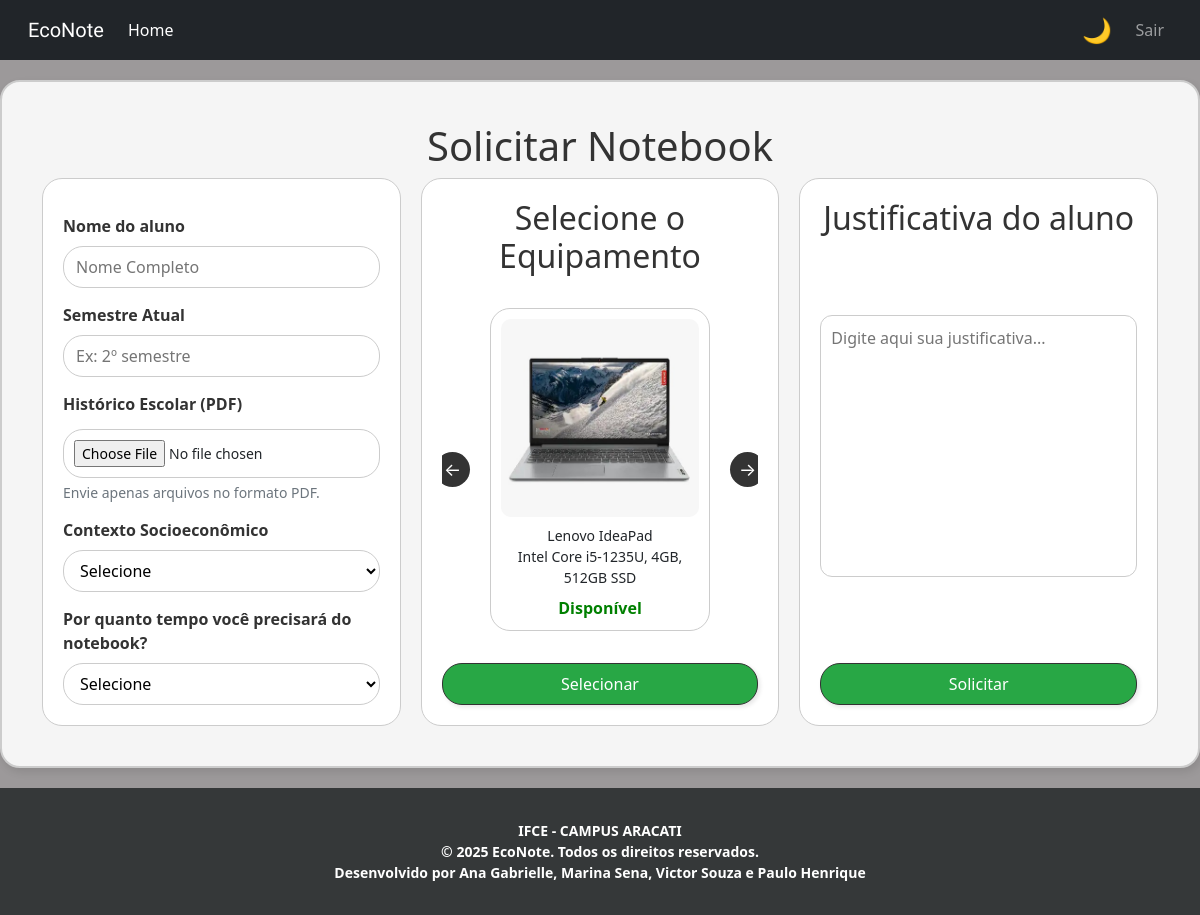
The app's page /solicitar-notebook/ (signed in) with its own data.
### EconoteApp/models.py (models this page shows, shortened)
class Notebook(models.Model):
    STATUS_CHOICES = [
        ('disponivel', 'Disponível'),
        ('emprestado', 'Emprestado'),
        ('manutencao', 'Em manutenção'),
        ('reciclado', 'Reciclado'),
        ('pendente', 'Pendente'),
        ('recebido', 'Recebido'),
    ]
    marca = models.CharField(max_length=100)
    modelo = models.CharField(max_length=100)
    processador = models.CharField(max_length=100, verbose_name="Processador")
    memoria_ram = models.CharField(max_length=50, verbose_name="Memória RAM")
    armazenamento = models.CharField(max_length=50, verbose_name="Armazenamento")
    imagem = models.ImageField(upload_to='notebooks/', null=True, blank=True)
    informacoes_extras = models.TextField(blank=True, null=True, verbose_name="Informações extras")
    usuario = models.ForeignKey(User, on_delete=models.CASCADE, verbose_name="Usuário Doador/Cadastrador")
    data_cadastro = models.DateTimeField(auto_now_add=True, verbose_name="Data de Cadastro")
    data_entrega = models.DateField(verbose_name="Data de entrega para o responsável", null=True, blank=True)
    status = models.CharField(
        max_length=20,
        choices=STATUS_CHOICES,
        default='pendente',
        help_text="Atualize o status conforme o ciclo de uso do notebook."
    )
    validado = models.BooleanField(default=False, help_text="Indica se o notebook foi validado pelo administrador.")
    em_uso = models.BooleanField(default=False, help_text="Indica se o notebook está atualmente em uso.")
    data_reciclagem = models.DateField(
        null=True, blank=True,
        verbose_name="Data da Reciclagem",
        help_text="Data em que o notebook foi marcado como reciclado."
    )
    destino_reciclagem = models.TextField(
        blank=True, null=True,
        verbose_name="Destino/Reaproveitamento da Reciclagem",
        help_text="Detalhes sobre para onde o notebook foi reciclado ou como seus componentes foram reaproveitados."
    )
    def __str__(self):
        return f"{self.marca} {self.modelo}"

### EconoteApp/views.py (the view)
# urls.py: path('solicitar-notebook/', views.solicitar_notebook_view, name='solicitar_notebook'),
@login_required
def solicitar_notebook_view(request):
    notebooks_disponiveis = Notebook.objects.filter(
        Q(status='disponivel') | Q(status='oky'),
        validado=True
    )
    if request.method == 'POST':
        form = SolicitacaoNotebookForm(request.POST, request.FILES)
        notebook_id = request.POST.get('notebook_selecionado')
        if not notebook_id:
            messages.error(request, 'Você precisa selecionar um notebook.')
        elif form.is_valid():
            notebook = get_object_or_404(Notebook,
                                         Q(status='disponivel') | Q(status='oky'),
                                         id=notebook_id,
                                         validado=True)
            solicitacao = form.save(commit=False)
            solicitacao.aluno = request.user
            solicitacao.notebook = notebook
            solicitacao.save()
            messages.success(request, 'Solicitação realizada com sucesso!')
            return redirect('minhas_solicitacoes')
    else:
        form = SolicitacaoNotebookForm(initial={'nome': request.user.get_full_name()})
    return render(request, 'projeto/solicitar_notebook.html', {
        'form': form,
        'notebooks_disponiveis': notebooks_disponiveis
    })

### EconoteApp/templates/projeto/solicitar_notebook.html (shortened to what this page needs)
{% extends 'projeto/base.html' %}
{% load static %}
{% block assunto %}
<link rel="stylesheet" href="https://stackpath.bootstrapcdn.com/bootstrap/4.1.3/css/bootstrap.min.css"
>
<link rel="stylesheet" href="{% static 'css/solicitar_notebook.css' %}">
<link rel="stylesheet" href="https://cdnjs.cloudflare.com/ajax/libs/font-awesome/6.5.0/css/all.min.css">
{% endblock %}
{% block conteudo %}
<nav class="navbar navbar-expand-lg navbar-dark bg-dark">
  <div class="container-fluid">
    <a class="navbar-brand navbar-font" href="{% url 'home_aluno' %}">EcoNote</a>
    <div class="collapse navbar-collapse justify-content-between" id="navbarSupportedContent">
      <ul class="navbar-nav">
        <li class="nav-item"><a class="nav-link active" href="{% url 'home_aluno' %}">Home</a></li>
      </ul>
      <ul class="navbar-nav">
        <li class="nav-item d-flex align-items-center">
          <button id="toggle-mode" title="Alternar tema" aria-label="Alternar modo" class="btn btn-sm btn-outline-light mr-2">
            🌙
          </button>
          <a class="nav-link logout-link" href="#" onclick="confirmarLogout()">Sair</a>
        </li>
      </ul>
    </div>
  </div>
</nav>
<div class="container-solicitacao">
  <h1>Solicitar Notebook</h1>
  <form method="post" enctype="multipart/form-data" class="formulario" novalidate>
    <div class="bloco-esquerda">
      <label for="nome"><b>Nome do aluno</b></label>
      <input type="text" id="nome" name="nome" placeholder="Nome Completo" required autocomplete="name">
      <label for="semestre"><b>Semestre Atual</b></label>
      <input type="text" id="semestre" name="semestre" placeholder="Ex: 2º semestre" required autocomplete="off">
      <label for="historico"><b>Histórico Escolar (PDF)</b></label>
      <input type="file" id="historico" name="historico" accept="application/pdf" required>
      <small class="form-text text-muted">Envie apenas arquivos no formato PDF.</small>
      <label for="contexto"><b>Contexto Socioeconômico</b></label>
      <select id="contexto" name="contexto" required>
        <option value="" disabled selected>Selecione</option>
      </select>
      <label for="tempo_uso"><b>Por quanto tempo você precisará do notebook?</b></label>
      <select id="tempo_uso" name="tempo_uso" required>
        <option value="" disabled selected>Selecione</option>
      </select>
    </div>
    <div class="bloco-central">
      <h2>Selecione o Equipamento</h2>
      <div class="carousel">
        <button type="button" class="seta esquerda" aria-label="Equipamento anterior" onclick="anteriorNotebook()">&#8592;</button>
        {% if notebooks_disponiveis %}
          <div class="equipamento" id="equipamento-container">
            {% for notebook in notebooks_disponiveis %}
              <div class="equipamento-item {% if forloop.first %}ativo{% else %}inativo{% endif %}" data-id="{{ notebook.id }}">
                {% if notebook.imagem %}
                  <img src="{{ notebook.imagem.url }}" alt="{{ notebook }}">
                {% else %}
                  <img src="{% static 'img/notebook_padrao.jpg' %}" alt="Notebook">
                {% endif %}
                <p>{{ notebook.marca }} {{ notebook.modelo }}<br>
                   {{ notebook.processador }}, {{ notebook.memoria_ram }}, {{ notebook.armazenamento }}</p>
                <span class="disponivel">Disponível</span>
              </div>
            {% endfor %}
          </div>
        {% else %}
          <p>Nenhum notebook disponível no momento.</p>
        {% endif %}
        <button type="button" class="seta direita" aria-label="Próximo equipamento" onclick="proximoNotebook()">&#8594;</button>
      </div>
      <button type="button" class="botao-selecionar mt-2" onclick="selecionarNotebook()">Selecionar</button>
    </div>
     <div class="bloco-direita">
      <h2>Justificativa do aluno</h2>
      <textarea name="justificativa" rows="10" placeholder="Digite aqui sua justificativa..." required></textarea>
      <button type="submit" class="botao-solicitar mt-3">Solicitar</button>
    </div>
  </form>
</div>
<footer>
  <div class="footer-info text-center py-3">
    IFCE - CAMPUS ARACATI <br>
    © 2025 EcoNote. Todos os direitos reservados.<br>
    Desenvolvido por Ana Gabrielle, Marina Sena, Victor Souza e Paulo Henrique
  </div>
</footer>
{% endblock %}

### EconoteApp/static/projeto/css/solicitar_notebook.css (style rules this page uses)
html, body { height: 100%; margin: 0; padding: 0; }
body { background-color: #9C999A !important; font-family: 'Poppins', sans-serif; display: flex; flex-direction: column; min-height: 100vh; }
.navbar-font { font-family: 'Yellowtail', cursive; font-size: 30px; }
.container-solicitacao { padding: 40px; margin: 20px auto; max-width: 1200px; background-color: #f5f5f5; border-radius: 20px; border: 2px solid #ccc; box-shadow: 2px 4px 8px rgba(0, 0, 0, 0.1); flex: 1; }
h1 { text-align: center; margin-bottom: 30px; color: #333; }
.formulario { display: flex; justify-content: space-between; gap: 20px; flex-wrap: wrap; }
.bloco-esquerda, .bloco-central, .bloco-direita { background-color: #fff; padding: 20px; border-radius: 20px; border: 1px solid #ccc; flex: 1; min-width: 280px; }
.bloco-central, .bloco-direita { display: flex; flex-direction: column; justify-content: space-between; flex: 1; min-height: 400px; }
.bloco-direita textarea { width: 100%; padding: 10px; border-radius: 12px; border: 1px solid #ccc; resize: none; background-color: #fff; }
label { display: block; margin-top: 15px; color: #333; font-weight: bold; }
input, select { width: 100%; padding: 8px 12px; border-radius: 20px; border: 1px solid #ccc; background-color: #fff; margin-top: 5px; }
input[type="file"] { padding: 10px; background-color: #fff; border: 1px solid #ccc; border-radius: 20px; margin-top: 5px; font-size: 14px; cursor: pointer; }
h2 { text-align: center; color: #333; margin-bottom: 10px; }
.carousel { display: flex; align-items: center; justify-content: center; gap: 20px; overflow: hidden; }
.equipamento-item { display: none; }
.equipamento-item.ativo { display: block; margin: 0 auto; }
.equipamento-item img { width: 100%; max-width: 200px; height: auto; border-radius: 10px; object-fit: cover; }
.equipamento { background-color: #fff; padding: 10px; border-radius: 20px; border: 1px solid #ccc; text-align: center; max-width: 220px; flex-shrink: 0; }
.equipamento img { width: 100%; max-width: 200px; border-radius: 10px; }
.equipamento p { margin: 8px 0; font-size: 14px; }
.disponivel { color: green; font-weight: bold; }
.seta { background-color: #333; color: white; border: none; border-radius: 50%; width: 35px; height: 35px; font-size: 18px; cursor: pointer; flex-shrink: 0; }
.botao-solicitar, .botao-selecionar { background-color: #28a745; color: white; border: 1px solid #333; border-radius: 20px; padding: 8px 20px; cursor: pointer; box-shadow: 2px 2px 4px rgba(0, 0, 0, 0.1); transition: background-color 0.3s ease; margin-top: 10px; width: 100%; }
footer { background-color: #353839; color: #ffffff; padding: 1rem; text-align: center; font-size: 0.9rem; margin-top: auto; }
.footer-info { font-weight: bold; font-size: 14px; }
body::before { content: ""; position: fixed; top: 0; left: 0; width: 100%; height: 100%; pointer-events: none; background: none; z-index: -1; transition: background 0.5s ease; }
#toggle-mode { background: none; border: none; cursor: pointer; font-size: 24px; color: #f5f5f5; }

### records on screen
Notebook: imagem (picture), marca "Lenovo", modelo "IdeaPad", processador "Intel Core i5-1235U", memoria_ram "4GB", armazenamento "512GB SSD"
